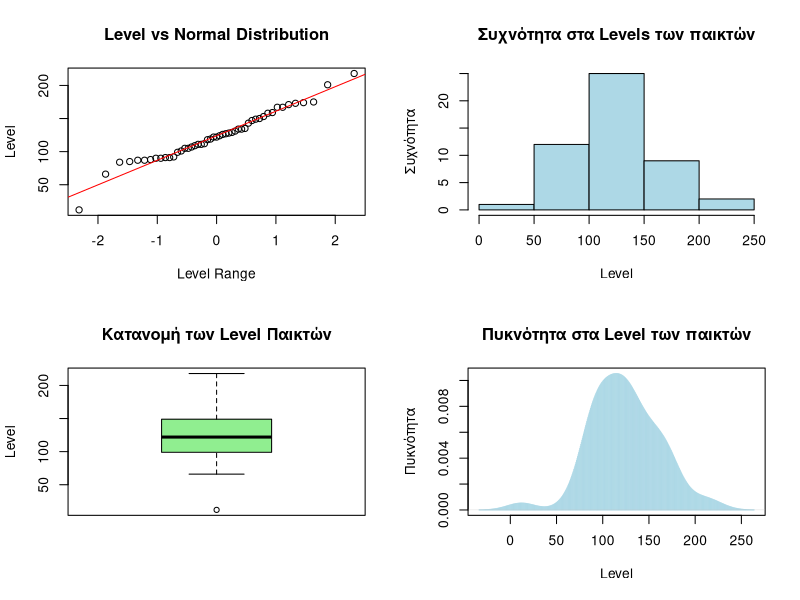
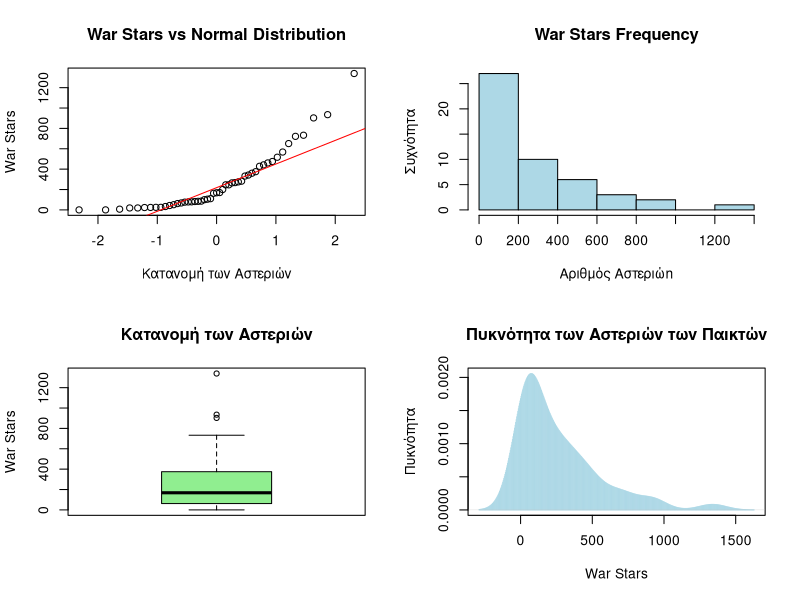

These figures' R source, in order:
library(knitr)
setwd("C:\\Users\\sterg\\Code\\R\\R Projects\\Clash of Clans Stats")
playerdata              <-  read.csv("clania.csv", header = TRUE)

# ------------------------------------------------------------------------------

player_activity         <- playerdata$attackWins > 0
player_activity         <- ifelse(player_activity, "active", "inactive")

# Δημηουργίας πίνακα mydata ο οποίος περιέχει δεδομένα
# για όλους τους παίκτες στο clan
mydata                  <-  data.frame(Name        = playerdata$name,
                                       Level       = playerdata$expLevel,
                                       Trophies    = playerdata$trophies,
                                       `War Stars` = playerdata$warStars,
                                       Activity    = player_activity)

# Δημηουργία του  mydata_active πίνακα ο οποίος περιέχει δεδομένα
# για τους παίκτες που είναι ενεργοί το τελευταίο sesson
x                       <- mydata$Activity == "active"
mydata_active           <- mydata[x, ]
mydata_active           <- mydata_active[order(mydata_active$War.Stars,
                                               decreasing = TRUE), ]
rownames(mydata_active) <- 1:nrow(mydata_active) # nolint

# Ταξινόμηση πινάκων ο οποίος είναι απαραίτητο να γίνει μετά την δημιουργεία του
# mydata_active γιατί κάνει mess up με τα δεδομένα του πίνακα
mydata                  <-  mydata[order(mydata$War.Stars,
                                         decreasing = TRUE), ]
rownames(mydata)        <- 1:nrow(mydata)        # nolint

# ------------------------------------------------------------------------------

# Εδώ καταγράφουμε τα δεδομένα σε ένα αρχείο "Στατιστικά του Clan.txt"
sink("Clan Info.txt")

cat("Ο παρακάτω πίνακας περιέχει στοιχεία όλων των clan members")
print(kable(mydata,
            align   = "ccccc",
            format  = "simple"))
cat("\n")

if (nrow(mydata_active) == nrow(mydata)) {
  cat("Όλοι οι παίκτες μέσα στο clan είναι active")
  cat("\n")

} else {
  cat("Ο παρακάτω πίνακας περιέχει στοιχεία των")
  cat("clan members που είναι active")
  print(kable(mydata_active,
              format  = "simple",
              align   = "ccccc"))
}
cat("\n")
cat("#########################################################################")
cat("\n\n")
cat("Ακολουθούν κάποια στατιστικά στοιχεία σχετικά με το Clan:")
cat("\n\n")

# Στατιστική Ανάλυση των δεδομένων
cat("Player Level")
cat("\n")
print(summary(mydata$Level))
cat("\n")
cat("War Stars")
cat("\n")
print(summary(mydata$War.Stars))
sink()

# ------------------------------------------------------------------------------

png1         <- "Level Anlalysis.png"
png(png1, width = 6000, height = 6000, res = 600)

par(mfrow    = c(2, 2))
qqnorm(mydata$Level,
       main  = "Level vs Normal Distribution",
       ylab  = "Level",
       xlab  = "Level Range")
qqline(mydata$Level,
       col   = "Red")
hist(mydata$Level,
     main    = "Συχνότητα στα Levels των παικτών",
     col     = "Light Blue",
     ylab    = "Συχνότητα",
     xlab    = "Level")
boxplot(mydata$Level,
        main = "Κατανομή των Level Παικτών",
        col  = "Light Green",
        ylab = "Level")
plot(density(mydata$Level),
     type    = "h",
     col     = "Light Blue",
     main    = "Πυκνότητα στα Level των παικτών",
     ylab    = "Πυκνότητα",
     xlab    = "Level")

dev.off()

# ------------------------------------------------------------------------------

png2         <-  "War Stars Analysis.png"
png(png2, width = 6000, height = 6000, res = 600)

par(mfrow    = c(2, 2))
qqnorm(mydata$War.Stars,
       main  = "War Stars vs Normal Distribution",
       xlab  = "Κατανομή των Αστεριών",
       ylab  = "War Stars")
qqline(mydata$War.Stars,
       col   = "Red")
hist(mydata$War.Stars,
     main    = "War Stars Frequency",
     col     = "Light Blue",
     xlab    = "Αριθμός Αστεριώn",
     ylab    = "Συχνότητα")
boxplot(mydata$War.Stars,
        main = "Κατανομή των Αστεριών",
        col  = "Light Green",
        ylab = "War Stars")
plot(density(mydata$War.Stars),
     type    = "h",
     col     = "Light Blue",
     main    = "Πυκνότητα των Αστεριών των Παικτών",
     ylab    = "Πυκνότητα",
     xlab    = "War Stars")

dev.off()